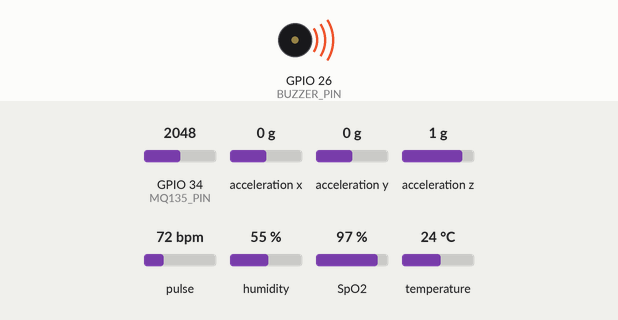
The sketch below on a simulated ESP32. On the bench: buzzer (waves = sounding, pin HIGH). Wiring (inferred from the names in the program): MPU-6050 motion sensor at I2C address 0x68. The inputs (shaded band) are chosen by the test bench; at power-on: GPIO 34 (MQ135_PIN) = 2048, humidity 55 %, temperature 24 °C, acceleration x 0 g, acceleration y 0 g, acceleration z 1 g, pulse 72 bpm, SpO2 97 %. WiFi joins after 1.5 s; servers stay silent unless stated; what the sketch prints to the serial monitor is not drawn.

Above: at 5.6 s.
5.7 s: GPIO 34 (MQ135_PIN) set to 1928
At 6.6 s:
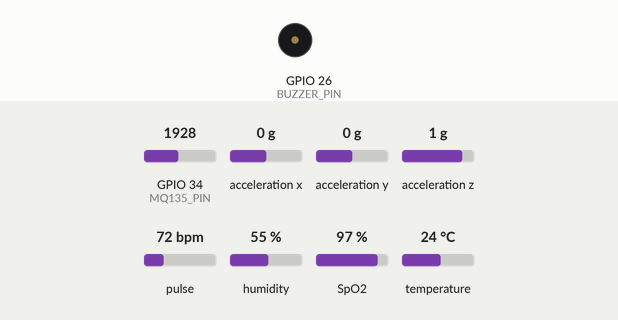
7.8 s: humidity set to 89 %
10.1 s: humidity set to 92 %
At 11.33 s:
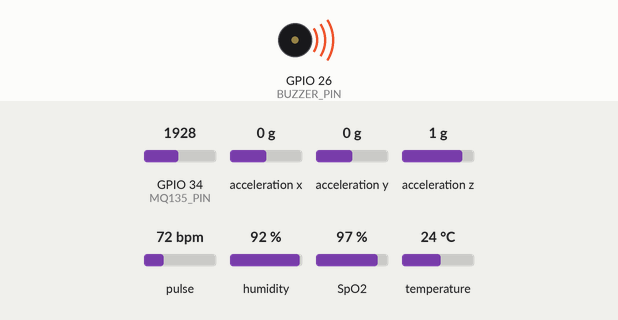
14.7 s: humidity set to 22 %
At 16.1 s:
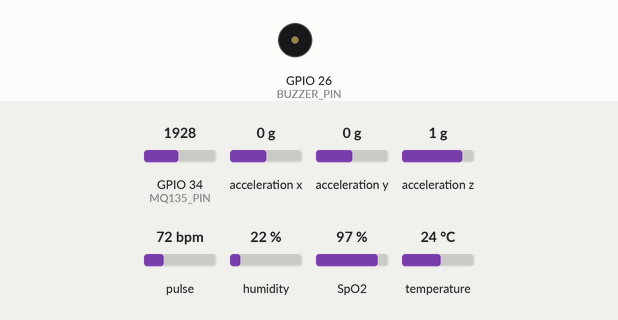
16.5 s: temperature set to 39 °C
18.8 s: temperature set to 42 °C
At 20.04 s:
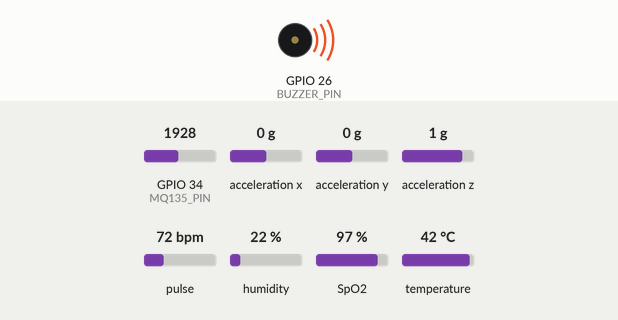
Timing chart, 0 to 24.5 s (numbered marks = the images above; inputs shaded):
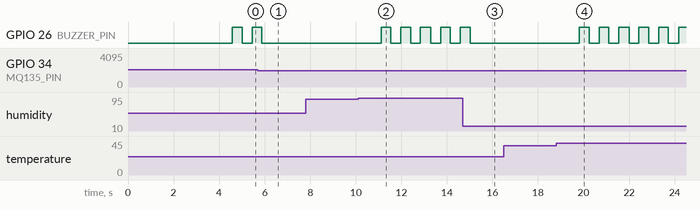

Measured:
- the behaviour switches between 2001 and 2000 on GPIO 34 (MQ135_PIN) (found by bisection; images 0 and 1)
- the behaviour switches between 90 and 91 % on humidity (found by bisection; images 1 and 2)
- the behaviour switches between 40 and 41 °C on temperature (found by bisection; images 3 and 4)
- after the input at 5.7 s, GPIO 26 (BUZZER_PIN): goes on until 5.9 s, then stays LOW
- after the input at 7.8 s, every drawn part: stays the same
- after the input at 10.1 s, GPIO 26 (BUZZER_PIN): alternates HIGH for 0.43 s and LOW for 0.43 s, starting after 1.0 s
- after the input at 14.7 s, GPIO 26 (BUZZER_PIN): goes on until 15.0 s, then stays LOW
- after the input at 16.5 s, every drawn part: stays the same
- after the input at 18.8 s, GPIO 26 (BUZZER_PIN): alternates HIGH for 0.43 s and LOW for 0.43 s, starting after 1.0 s

The sketch:

full_working_code_with_blynk.ino
```cpp
/* ================= BLYNK DETAILS ================= */
#define BLYNK_TEMPLATE_ID "TMPL3sk51JqqB"
#define BLYNK_TEMPLATE_NAME "worker safety"
#define BLYNK_AUTH_TOKEN "-LvY4IM-3O-sWDMCWUjAd6BrKC7eNIq2"

#include <Wire.h>
#include <DHT.h>
#include <MAX30105.h>
#include <spo2_algorithm.h>

#include <WiFi.h>
#include <BlynkSimpleEsp32.h>

char ssid[] = "Krishna 502 4G";
char pass[] = "Tanish@123";

/* ================= PIN DEFINITIONS ================= */
#define MQ135_PIN     34
#define DHTPIN        4
#define BUZZER_PIN    26
#define DHTTYPE       DHT11

/* ================= THRESHOLDS ================= */
#define MQ135_THRESHOLD   2000
#define TEMP_THRESHOLD    40.0
#define HUM_THRESHOLD     90.0
#define MOTION_THRESHOLD  2.5
#define BPM_LOW           45
#define BPM_HIGH          130

/* ================= MPU6050 ================= */
#define MPU_ADDR        0x68
#define ACCEL_XOUT_H    0x3B
#define PWR_MGMT_1      0x6B

/* ================= OBJECTS ================= */
DHT dht(DHTPIN, DHTTYPE);
MAX30105 particleSensor;

/* ================= MAX30102 BUFFERS ================= */
#define BUFFER_SIZE 50
#define SHIFT_SIZE  10

uint32_t irBuffer[BUFFER_SIZE];
uint32_t redBuffer[BUFFER_SIZE];

int32_t spo2;
int8_t validSPO2;
int32_t heartRate;
int8_t validHeartRate;

/* ================= FILTERED OUTPUT ================= */
int bpmFiltered = 0;
int spo2Filtered = 0;

/* ================= MPU VALUES ================= */
float axg = 0, ayg = 0, azg = 0;

/* ================= BUZZER ================= */
bool buzzerOn = false;
unsigned long buzzerStart = 0;
#define BUZZ_TIME 5   // 5 ms

void setup() {
  Serial.begin(115200);
  delay(2000);

  pinMode(MQ135_PIN, INPUT);
  pinMode(BUZZER_PIN, OUTPUT);
  digitalWrite(BUZZER_PIN, LOW);

  Wire.begin(21, 22);
  Wire.setClock(400000);

  dht.begin();

  /* ---------- WiFi + Blynk ---------- */
  WiFi.begin(ssid, pass);
  Blynk.begin(BLYNK_AUTH_TOKEN, ssid, pass);

  /* ---------- MPU6050 INIT ---------- */
  Wire.beginTransmission(MPU_ADDR);
  Wire.write(PWR_MGMT_1);
  Wire.write(0x00);
  Wire.endTransmission();

  Serial.println("✅ MPU6050 Initialized");

  /* ---------- MAX30102 ---------- */
  if (!particleSensor.begin(Wire, I2C_SPEED_FAST)) {
    Serial.println("❌ MAX30102 NOT detected");
    while (1);
  }

  particleSensor.setup();
  particleSensor.setPulseAmplitudeRed(0x1F);
  particleSensor.setPulseAmplitudeIR(0x1F);
  particleSensor.setPulseAmplitudeGreen(0);

  Serial.println("✅ MAX30102 Ready");

  /* ---------- INITIAL BUFFER ---------- */
  for (int i = 0; i < BUFFER_SIZE; i++) {
    while (!particleSensor.available())
      particleSensor.check();

    redBuffer[i] = particleSensor.getRed();
    irBuffer[i]  = particleSensor.getIR();
    particleSensor.nextSample();
  }
}

/* ================= LOOP ================= */
void loop() {

  Blynk.run();

  /* ---------- MQ135 ---------- */
  int air = analogRead(MQ135_PIN);

  /* ---------- DHT ---------- */
  float temp = dht.readTemperature();
  float hum  = dht.readHumidity();

  /* ---------- MPU6050 READ ---------- */
  Wire.beginTransmission(MPU_ADDR);
  Wire.write(ACCEL_XOUT_H);
  Wire.endTransmission(false);

  if (Wire.requestFrom(MPU_ADDR, 6) == 6) {
    int16_t ax = Wire.read() << 8 | Wire.read();
    int16_t ay = Wire.read() << 8 | Wire.read();
    int16_t az = Wire.read() << 8 | Wire.read();

    axg = ax / 16384.0;
    ayg = ay / 16384.0;
    azg = az / 16384.0;
  }

  float motion = abs(axg) + abs(ayg) + abs(azg);

  /* ---------- MAX30102 BUFFER UPDATE ---------- */
  for (int i = SHIFT_SIZE; i < BUFFER_SIZE; i++) {
    redBuffer[i - SHIFT_SIZE] = redBuffer[i];
    irBuffer[i - SHIFT_SIZE]  = irBuffer[i];
  }

  for (int i = BUFFER_SIZE - SHIFT_SIZE; i < BUFFER_SIZE; i++) {
    while (!particleSensor.available())
      particleSensor.check();

    redBuffer[i] = particleSensor.getRed();
    irBuffer[i]  = particleSensor.getIR();
    particleSensor.nextSample();
  }

  maxim_heart_rate_and_oxygen_saturation(
    irBuffer, BUFFER_SIZE,
    redBuffer,
    &spo2, &validSPO2,
    &heartRate, &validHeartRate
  );

  if (validHeartRate && heartRate >= BPM_LOW && heartRate <= BPM_HIGH) {
    if (bpmFiltered == 0) bpmFiltered = heartRate;
    bpmFiltered = (bpmFiltered * 4 + heartRate) / 5;
  }

  if (validSPO2 && spo2 >= 92 && spo2 <= 99) {
    if (spo2Filtered == 0) spo2Filtered = spo2;
    spo2Filtered = (spo2Filtered * 3 + spo2) / 4;
  }

  /* ---------- TRIGGER ---------- */
  bool trigger =
    air > MQ135_THRESHOLD ||
    temp > TEMP_THRESHOLD ||
    hum > HUM_THRESHOLD ||
    motion > MOTION_THRESHOLD ||
    (bpmFiltered > 0 && (bpmFiltered < BPM_LOW || bpmFiltered > BPM_HIGH));

  if (trigger && !buzzerOn) {
    buzzerOn = true;
    buzzerStart = millis();
    digitalWrite(BUZZER_PIN, HIGH);
  }

  if (buzzerOn && millis() - buzzerStart >= BUZZ_TIME) {
    buzzerOn = false;
    digitalWrite(BUZZER_PIN, LOW);
  }

  /* ---------- BLYNK UPDATE ---------- */
  Blynk.virtualWrite(V0, air);          // MQ135
  Blynk.virtualWrite(V2, hum);          // Humidity
  Blynk.virtualWrite(V1, temp);         // Temperature
  Blynk.virtualWrite(V3, bpmFiltered);  // BPM
  Blynk.virtualWrite(V4, spo2Filtered); // SpO2
  Blynk.virtualWrite(V5, axg);           // MPU X
  Blynk.virtualWrite(V6, ayg);           // MPU Y
  Blynk.virtualWrite(V7, azg);           // MPU Z

  /* ---------- SERIAL OUTPUT ---------- */
  Serial.print("MQ135: "); Serial.print(air);
  Serial.print(" | Temp: "); Serial.print(temp);
  Serial.print(" | Hum: "); Serial.print(hum);

  Serial.print(" | AX: "); Serial.print(axg, 2);
  Serial.print(" AY: "); Serial.print(ayg, 2);
  Serial.print(" AZ: "); Serial.print(azg, 2);

  Serial.print(" | BPM: "); Serial.print(bpmFiltered);
  Serial.print(" | SpO2: "); Serial.print(spo2Filtered);
  Serial.print(" | TRIGGER: ");
  Serial.println(trigger ? "YES" : "NO");

  delay(300);
}
```
